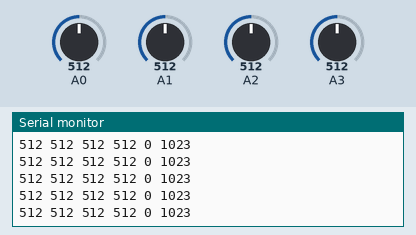
The sketch below on a simulated Arduino Uno, built with avr-gcc and run on an emulated ATmega328P. Shown: the last lines printed to the serial monitor. The test bench sets the inputs (shaded band); at power-on: A0 = 512, A1 = 512, A2 = 512, A3 = 512.

Above: at 1.2 s.
1.3 s: A0 set to 716
At 1.34 s:
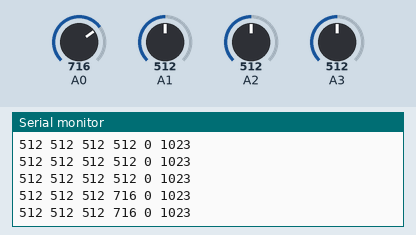
4.3 s: A1 set to 716
At 4.38 s:
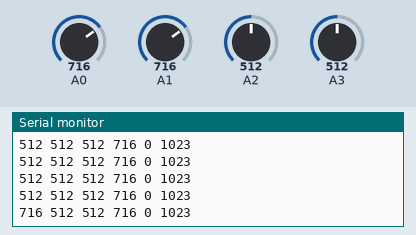
5.8 s: A2 set to 716
At 5.8 s:
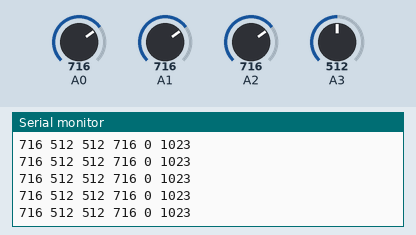
7.3 s: A3 set to 716
At 7.32 s:
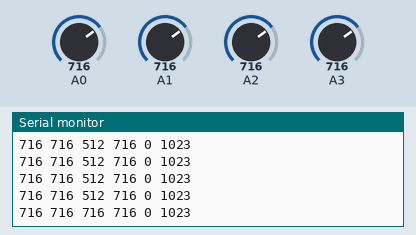
8.8 s: A0 set to 992
At 8.84 s:
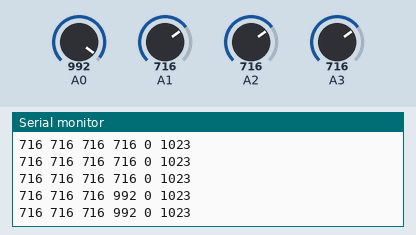
10.3 s: A1 set to 992
At 14.21 s:
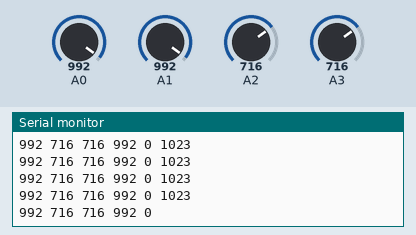
Timing chart, 0 to 14.3 s (numbered marks = the images above; inputs shaded):
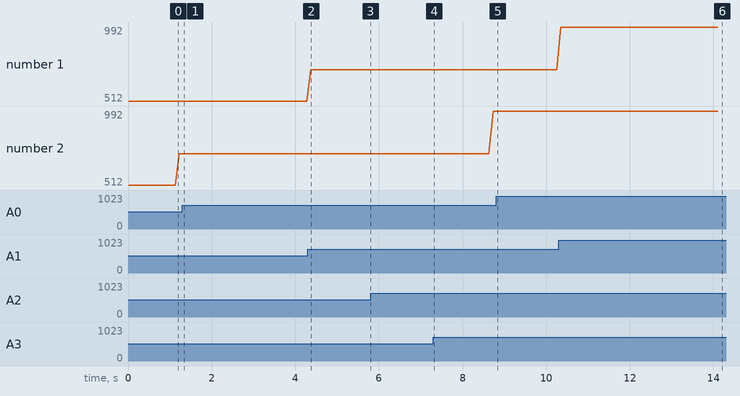

Measured:
- after the input at 1.3 s, the serial monitor: prints a new line at once (image 1)
- after the input at 4.3 s, the serial monitor: prints a new line after 0.07 s (image 2)
- after the input at 7.3 s, the serial monitor: prints a new line at once (image 4)
- after the input at 8.8 s, the serial monitor: prints a new line at once (image 5)
- after the input at 10.3 s, the serial monitor: prints a new line after 0.05 s (image 6)
- plotted number 2: 716 → 992 after the input at 7.3 s

The sketch:

Read_all_sensors.ino
```cpp
/*
  Read_all_sensors

  Reads A0-A5 and D2-D9.

  This example code is edited from one available in the public domain. http://www.arduino.cc/en/Tutorial/AnalogReadSerial

  Edited by Berit Greinke on 23 Nov 2021.

  Upload and then close Arduino. Sensors can now be read in Max.
*/

// the setup routine runs once when you press reset:
void setup() {
  // initialize serial communication at 9600 bits per second:
  Serial.begin(9600);
}

// the loop routine runs over and over again forever:
void loop() {
  // read the input on analog pin 0:
  int sensorValue_A0 = analogRead(0);
  int sensorValue_A1 = analogRead(1);
  int sensorValue_A2 = analogRead(2);
  int sensorValue_A3 = analogRead(3);
//  int sensorValue_A4 = analogRead(4);
//  int sensorValue_A5 = analogRead(5);
//
//  int sensorValue_D2= digitalRead(2);
//  int sensorValue_D3= digitalRead(3);
//  int sensorValue_D4= digitalRead(4);
//  int sensorValue_D5= digitalRead(5);
//  int sensorValue_D6= digitalRead(6);
//  int sensorValue_D7= digitalRead(7);
//  int sensorValue_D8= digitalRead(8);
//  int sensorValue_D9= digitalRead(9);

 // print out the value you read:

  Serial.print(sensorValue_A0);
    Serial.print(" ");
   Serial.print(0);
  Serial.print(" ");
     Serial.println(1023);

  Serial.print(sensorValue_A1);
   Serial.print(" ");
  Serial.print(sensorValue_A2);
   Serial.print(" ");
  Serial.print(sensorValue_A3);
   Serial.print(" ");
//  Serial.print(sensorValue_A4);
//  Serial.print(" ");
//  Serial.print(sensorValue_A5);
//  Serial.print(" ");
//  Serial.print(sensorValue_D2);
//  Serial.print(" ");
//  Serial.print(sensorValue_D3);
//  Serial.print(" ");
//  Serial.print(sensorValue_D4);
//  Serial.print(" ");
//  Serial.print(sensorValue_D5);
//  Serial.print(" ");
//  Serial.print(sensorValue_D6);
//  Serial.print(" ");
//  Serial.print(sensorValue_D7);
//  Serial.print(" ");
//  Serial.print(sensorValue_D8);
//  Serial.print(" ");
//  Serial.println(sensorValue_D9);

  delay(100);        // delay in between reads for stability
}
```
